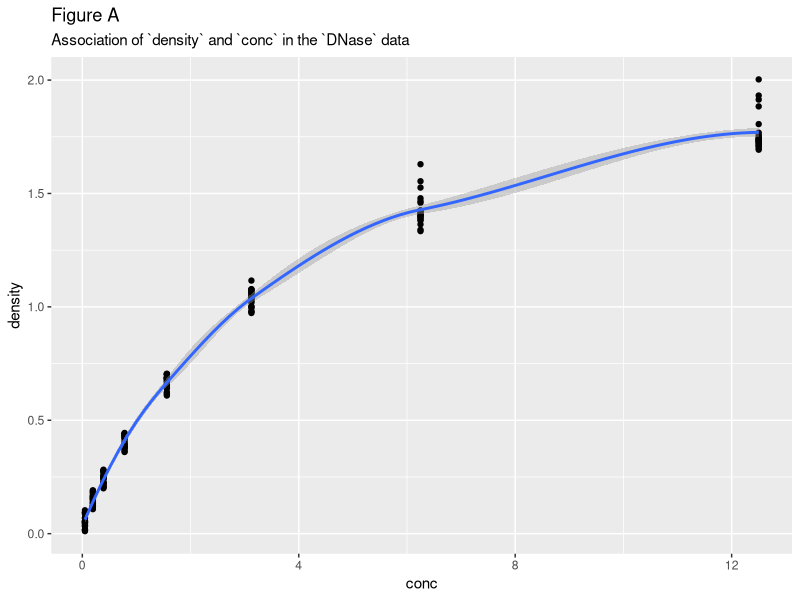
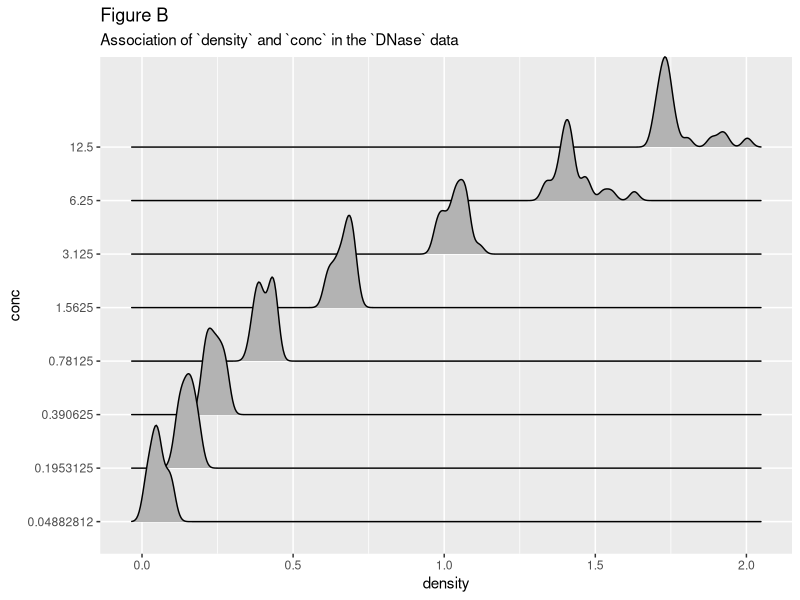

The R source for these figures, in order:
## ---- chunk 1
knitr::opts_chunk$set(comment = NA)
## ---- chunk 2
library(ggridges); library(tidyverse)
## ---- chunk 3
ggplot(DNase, aes(x = conc, y = density)) +
    geom_point() +
    geom_smooth() +
    labs(title = "Figure A",
         subtitle = "Association of `density` and `conc` in the `DNase` data")

## ---- chunk 4
ggplot(DNase, aes(x = density, y = as.factor(conc))) +
    geom_density_ridges() +
    labs(title = "Figure B",
         subtitle = "Association of `density` and `conc` in the `DNase` data",
         y = "conc")
